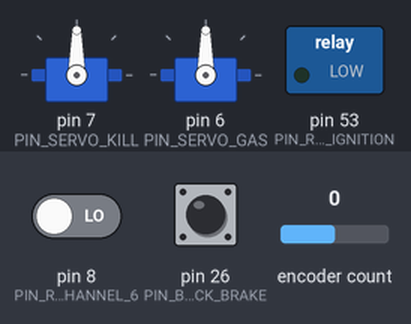
This program was run on a simulated Arduino Mega 2560, built with avr-gcc and run on an emulated ATmega2560. On the bench: 2 × servo, switched loads named in the program (green lamp = pin HIGH). Wiring (inferred from the names in the program): 5 × IR receiver: data pin 9 / data pin 10 / data pin 11 / data pin 12 / data pin 13. Inputs (shaded band) come from the test bench; at power-on: pin 8 (PIN_REMOTE_CHANNEL_6) LOW, pin 26 (PIN_BUTTON_FEEDBACK_BRAKE) LOW, encoder count 0.

Above: at 0.1 s.
At 6.1 s:
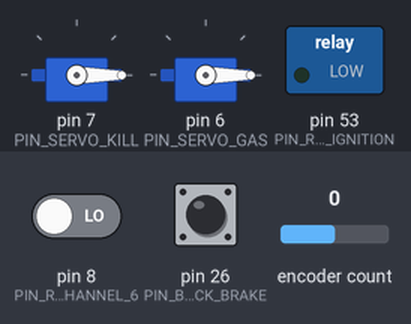
Timing chart, 0 to 7.6 s (numbered marks = the images above):
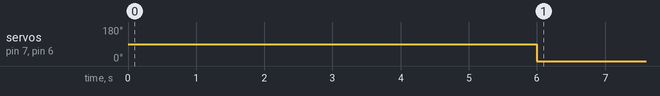

The program:

main.cpp
```cpp
#include "Handlers/FeedbackHandlers.h"
#include "Handlers/RemoteHandler.h"
#include "Handlers/ServoHandlers.h"
#include "Handlers/RelayHandlers.h"

void setup()
{
	configuration_feedback_handlers(); // Обратная связь
	configure_remote_handler();        // Пульт

	configure_servo_handlers();        // Серво
	configure_relay_handlers();        // Реле
}

void loop()
{
	listener_feedback_handlers(); // Обратная связь
	listener_remote_handler();    // Пульт

	listener_servo_handlers();    // Серво
	listener_relay_handlers();    // Реле
}
```

Normalization.h
```cpp
#pragma once

#include <Arduino.h>

long map_normalization(long current, long minimum, long maximum, long transfer_minimum, long transfer_maximum)
{
	return map(constrain(current, minimum, maximum), minimum, maximum, transfer_minimum, transfer_maximum);
}
```

FeedbackHandlers.h
```cpp
#pragma once

#include "Configuration/PinList.h"
#include "Memory/VariableList.h"
#include <Arduino.h>

void configuration_feedback_handlers()
{
	/*
	 * Библиотека Encoder не вынесла отдельную функцию обьявления.
	 * По этому установка пинов происходит при обьявление структуры в файле:
	 * Structures/EncoderMemory.h
	 */

	pinMode(PIN_BUTTON_FEEDBACK_BRAKE, INPUT);
}

void listener_feedback_handlers()
{
	feedback_values.encoder_rudder = encoder_memory.rudder.read();         // Руль
	feedback_values.button_brake = digitalRead(PIN_BUTTON_FEEDBACK_BRAKE); // Томроз
}
```

RelayHandlers.h
```cpp
#pragma once

#include "Configuration/PWMValues.h"
#include "Configuration/PinList.h"
#include "Memory/VariableList.h"
#include <Arduino.h>

void configure_relay_handlers()
{
	pinMode(PIN_RELAY_IGNITION, OUTPUT); // Зажигание
}

void listener_relay_handlers()
{
	digitalWrite(PIN_RELAY_IGNITION, remote_values.left_stick_width > PWM_RELAY_IGNITION_MINIMUM ? HIGH : LOW); // Зажигание
}
```

RemoteHandler.h
```cpp
#pragma once

#include "Configuration/PinList.h"
#include "Memory/VariableList.h"
#include <Arduino.h>

void configure_remote_handler()
{
	pinMode(PIN_REMOTE_CHANNEL_1, INPUT);
	pinMode(PIN_REMOTE_CHANNEL_2, INPUT);
	pinMode(PIN_REMOTE_CHANNEL_3, INPUT);
	pinMode(PIN_REMOTE_CHANNEL_4, INPUT);
	pinMode(PIN_REMOTE_CHANNEL_5, INPUT);
	pinMode(PIN_REMOTE_CHANNEL_6, INPUT);
}

void listener_remote_handler()
{
	remote_values.right_stick_width            = pulseIn(PIN_REMOTE_CHANNEL_1, HIGH);
	remote_values.right_stick_height           = pulseIn(PIN_REMOTE_CHANNEL_2, HIGH);
	remote_values.left_stick_height            = pulseIn(PIN_REMOTE_CHANNEL_3, HIGH);
	remote_values.left_stick_width             = pulseIn(PIN_REMOTE_CHANNEL_4, HIGH);
	remote_values.three_position_toggle_switch = pulseIn(PIN_REMOTE_CHANNEL_5, HIGH);
	remote_values.two_position_toggle_switch   = pulseIn(PIN_REMOTE_CHANNEL_6, HIGH);
}
```

ServoHandlers.h
```cpp
#pragma once

#include "Additions/Normalization.h"
#include "Configuration/PWMValues.h"
#include "Configuration/PinList.h"
#include "Memory/VariableList.h"
#include <Servo.h>

void configure_servo_handlers()
{
	servo_memory.kill.attach(PIN_SERVO_KILL); // Глушение
	servo_memory.gas.attach(PIN_SERVO_GAS);   // Газ
}

void listener_servo_handlers()
{
	servo_memory.kill.write(remote_values.two_position_toggle_switch > PWM_SERVO_KILL_MINIMUM ? MAX_PULSE_WIDTH : MIN_PULSE_WIDTH);                             // Глушение
	servo_memory.gas.write(map_normalization(remote_values.left_stick_height, PWM_SERVO_GAS_MINIMUM, PWM_SERVO_GAS_MAXIMUM, MIN_PULSE_WIDTH, MAX_PULSE_WIDTH)); // Газ
}
```

VariableList.h
```cpp
#pragma once

#include "Structures/FeedbackValues.h"
#include "Structures/EncoderMemory.h"
#include "Structures/RemoteValues.h"
#include "Structures/ServoMemory.h"

FeedbackValues feedback_values;
EncoderMemory  encoder_memory;
RemoteValues   remote_values;
ServoMemory    servo_memory;
```

EncoderMemory.h
```cpp
#pragma once

#include "Configuration/PinList.h"
#include <Encoder.h>

/**
 * @brief Энкодер => Память
 */
struct EncoderMemory
{
	Encoder rudder; // Руль

	EncoderMemory();
};

EncoderMemory::EncoderMemory()
: rudder(Encoder(PIN_ENCODER_FEEDBACK_RUDDER_INPUT_A, PIN_ENCODER_FEEDBACK_RUDDER_INPUT_B))
{
};
```

FeedbackValues.h
```cpp
#pragma once

/**
 * @brief Обратная связь => Значения
 */
struct FeedbackValues
{
	long encoder_rudder; // Руль
	long button_brake;   // Тормоз
};
```

RemoteValues.h
```cpp
#pragma once

/**
 * @brief Пульт => Значения
 */
struct RemoteValues
{
	// Тумблеры
	long three_position_toggle_switch; // Тумблеры => Трехпозиционный
	long two_position_toggle_switch;   // Тумблеры => Двухпозиционный

	// Правый стик
	long right_stick_height; // Правый стик => Высота
	long right_stick_width;  // Правый стик => Ширина

	// Левый стик
	long left_stick_height; // Левый стик => Высота
	long left_stick_width;  // Левый стик => Ширина
};
```

ServoMemory.h
```cpp
#pragma once

#include <Servo.h>

/**
 * @brief Серво => Память
 */
struct ServoMemory
{
	Servo kill; // Глушение
	Servo gas;  // Газ
};
```

PWMValues.h
```cpp
#pragma once

// Зажигание
#define PWM_RELAY_IGNITION_MINIMUM 1800 // Зажигание => Минимум

// Глушение
#define PWM_SERVO_KILL_MINIMUM 1800 // Глушение => Минимум

// Газ
#define PWM_SERVO_GAS_MAXIMUM 2000 // Газ => Максимум
#define PWM_SERVO_GAS_MINIMUM 1550 // Газ => Минимум
```

PinList.h
```cpp
#pragma once

// Пульт
#define PIN_REMOTE_CHANNEL_1 13 // Пульт => Канал 1
#define PIN_REMOTE_CHANNEL_2 12 // Пульт => Канал 2
#define PIN_REMOTE_CHANNEL_3 11 // Пульт => Канал 3
#define PIN_REMOTE_CHANNEL_4 10 // Пульт => Канал 4
#define PIN_REMOTE_CHANNEL_5 9  // Пульт => Канал 5
#define PIN_REMOTE_CHANNEL_6 8  // Пульт => Канал 6

// Обратная связь
#define PIN_ENCODER_FEEDBACK_RUDDER_INPUT_A 22 // Руль => Обратная связь => Вход А
#define PIN_ENCODER_FEEDBACK_RUDDER_INPUT_B 24 // Руль => Обратная связь => Вход Б
#define PIN_BUTTON_FEEDBACK_BRAKE           26 // Тормоз => Обратная связь

// Тормоз
#define PIN_DRIVER_BRAKE_INPUT_B 33 // Тормоз => Вход Б
#define PIN_DRIVER_BRAKE_INPUT_A 31 // Тормоз => Вход А
#define PIN_DRIVER_BRAKE_ENABLE  29 // Тормоз => Включить

// Руль
#define PIN_DRIVER_RUDDER_INPUT_B 27 // Руль => Вход Б
#define PIN_DRIVER_RUDDER_INPUT_A 25 // Руль => Вход А
#define PIN_DRIVER_RUDDER_ENABLE  23 // Руль => Включить

// Сервоприводы
#define PIN_SERVO_KILL 7 // Глушение
#define PIN_SERVO_GAS  6 // Газ

// Реле
#define PIN_RELAY_IGNITION 53 // Зажигание
```

Measured:
- by itself, servo on pin 7 (PIN_SERVO_KILL), servo on pin 6 (PIN_SERVO_GAS): 90° → 0° at 6.0 s
